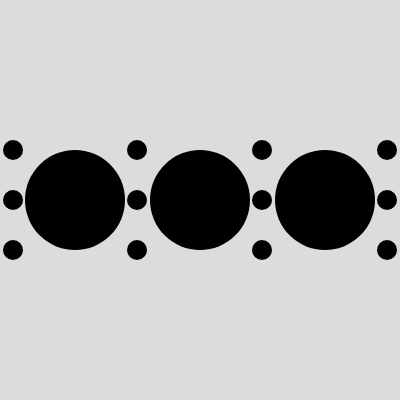
Frame 1 (no input)
Frame 60 (no input): identical to frame 1, image omitted
Frame 120 (the mouse pressed at the canvas centre since frame 60): identical to frame 1, image omitted

The p5.js sketch that drew this single still picture (run headless with seeded random() and noise() and a simulated clock; from frame 60 on, the mouse is pressed at the canvas centre):

// p5.js sketch
// ── sketch.js
function setup() {
  createCanvas(400, 400);
}

function draw() {
  background(220);
  stroke('black');
  
  strokeWeight(100);
  
  point(75,200);
  point(200, 200);
  point(325, 200);
  
  strokeWeight(20);
  
  point(13,150);
  point(13,200);
  point(13,250);
  
  point(137,150);
  point(137,200);
  point(137,250);
  
  point(262,150);
  point(262,200);
  point(262,250);
  
  
  point(387,150);
  point(387,200);
  point(387,250);
  
}
